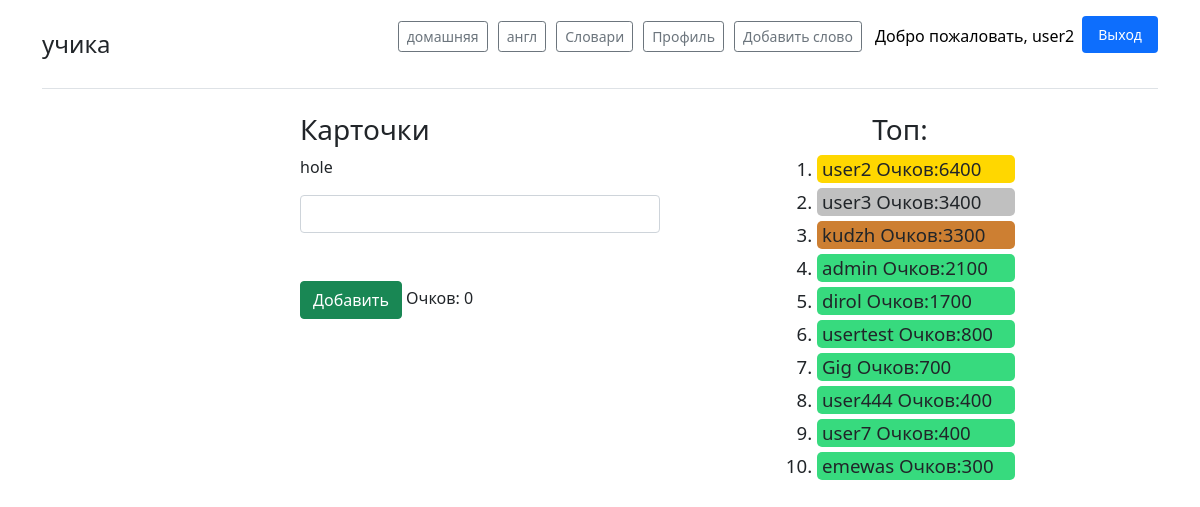
The app's page /english (signed in) with its own data.
### users/models.py (models this page shows)
class CustomUser(AbstractUser):
    words = models.ManyToManyField(KnownWords, blank=True)
    word_id = models.IntegerField('id текущего слова', default=-1)
    words_points = models.IntegerField('Очков в словах', default=0)
    words_points_record = models.IntegerField('Рекорд в очках', default=0)
    photo = models.ImageField(upload_to='photos', default='photos/base.jpg')
    dict_words = models.ManyToManyField(DictWord, blank=True)
    id_dict_words = models.ManyToManyField(DictWordId, blank=True)

class EnglishWord(models.Model):
    russian_word = models.CharField("Слово на русском", max_length=100)
    english_word = models.CharField("Слово на английском", max_length=100, unique=True)
    difficult = models.IntegerField("Сложность(1-10)",  default=1)

### users/views.py (the view)
# urls.py: path('english', views.english, name='english'),
def english(request):
    error = ''
    if request.user.is_authenticated:
        r = CustomUser.objects.get(id=request.user.id).word_id
        points = CustomUser.objects.get(id=request.user.id).words_points
        if r == -1:
            r = randint(0, len(EnglishWord.objects.all()) - 1)
            CustomUser.objects.filter(id=request.user.id).update(word_id=r)
    if request.method == 'POST':
        user_answer: str = request.POST['user_answer'].lower().strip().replace('ё', 'е')
        current_user: CustomUser = CustomUser.objects.get(id=request.user.id)
        print(request.POST['user_answer'], ' ', EnglishWord.objects.all()[r].russian_word)
        if user_answer in EnglishWord.objects.all()[r].russian_word.split():
            error = 'Верно'
            points += EnglishWord.objects.all()[r].difficult * 100
            change_known(EnglishWord.objects.all()[r].english_word, current_user, True)
            if points < 0:
                points = 0
            if CustomUser.objects.get(id=request.user.id).words_points_record < points:
                CustomUser.objects.filter(id=request.user.id).update(words_points_record=points)
            if request.user.is_authenticated:
                CustomUser.objects.filter(id=request.user.id).update(words_points=points)
        else:
            error = 'Неверно'
            points -= (10 - EnglishWord.objects.all()[r].difficult) * 100
            change_known(EnglishWord.objects.all()[r].english_word, current_user, False)
            if points < 0:
                points = 0
            if request.user.is_authenticated:
                CustomUser.objects.filter(id=request.user.id).update(words_points=points)
            else:
                points = 0
        r = randint(0, len(EnglishWord.objects.all()) - 1)
        CustomUser.objects.filter(id=request.user.id).update(word_id=r)
    else:
        points = CustomUser.objects.get(id=request.user.id).words_points
    words = EnglishWord.objects.all()[r]  # order_by по сложности можно
    top = CustomUser.objects.all().order_by('words_points_record')[::-1]
    context = {'title': 'Английский', 'error': error, 'words': words, 'points': points, 'top_users': top[3:10],
               'first': top[0], 'second': top[1], 'third': top[2]
               }
    return render(request, 'new_project/english.html', context)

### users/templates/new_project/english.html (shortened to what this page needs)
{% extends 'new_project/base.html' %}
{% block content %}
    {% if words %}
    <div class="card_body">
        <h3>Карточки</h3>
        <p>{{ words.english_word }}</p>
        <form method="post" >
            <input autofocus type="text" name="user_answer" class="form-control" size="120">
            <br><br>
            <button type="submit" class="btn btn-success" >Добавить</button>
            <label> Очков: {{ points }}</label>
        </form>
    </div>
    <div class="col-1-4-20m">
        <h3 align="center">Топ:</h3>
        {% if top_users %}
          <ol>
              <div><li class="gold element">{{first}} Очков:{{first.words_points_record}}</li></div>
              <div><li class="silver element">{{second}} Очков:{{second.words_points_record}}</li></div>
              <div><li class="bronze element">{{third}} Очков:{{third.words_points_record}}</li></div>
            {% for el in top_users %}
              <div><li class="green element">{{el.username}} Очков:{{el.words_points_record}}</li></div>
            {% endfor %}
          </ol>
          {% else %}
            <p>Нет пользователей</p>
          {% endif %}
    </div>
    {% else %}
        <p>Нет слов</p>
    {% endif %}
{% endblock %}

### users/templates/new_project/base.html (shortened to what this page needs)
<!DOCTYPE html>
<html lang="en">
{% load static %}
<head>
    <link rel="stylesheet" href="https://cdn.jsdelivr.net/npm/bootstrap@5.1.3/dist/css/bootstrap.min.css ">
    <link rel="stylesheet" href="{% static 'css/stylesheet.css' %}">
</head>
<body>
    <div class="container">
        <header class="d-flex flex-wrap justify-content-center py-3 mb-4 border-bottom">
      <a href="/" class="d-flex align-items-center mb-3 mb-md-0 me-md-auto text-dark text-decoration-none">
        <span class="fs-4 ml-10">учика</span>
      </a>
      <ul class="nav nav-pills ">
            <li><a href="{% url 'home' %}" class="btn btn-outline-secondary m5 btn-sm">домашняя</a></li>
            {% if request.user.is_authenticated %}
              <li><a href="{% url 'english' %}" type="button" class="btn btn-outline-secondary m5 btn-sm">англ</a></li>
              <li><a href="{% url 'dicts' %}" type="button" class="btn btn-outline-secondary m5 btn-sm">Словари</a></li>
              <li><a href="{% url 'profile' %}" type="button" class="btn btn-outline-secondary m5 btn-sm">Профиль</a></li>
            {% if request.user.is_staff %}
            <li><a  href="{% url 'create' %}" type="button" class="btn btn-outline-secondary  m5 btn-sm">Добавить слово</a></li>
            {%endif%}
            <p class="welcome px-2 link-secondary" >Добро пожаловать, {{user.username}}</p>
            <li><a href="{% url 'logout' %}" class="nav-link active btn-sm">Выход</a></li>
            {% else %}
            <li><a href="{% url 'login' %}" class="nav-link active btn-sm m5">Вход</a></li>
            <li><a href="{% url 'registration' %}" class="nav-link active btn-sm m5">Регистрация</a></li>
            {% endif %}
      </ul>
    </header>
    </div>
    <div class="">
        {% block content %}{% endblock %}
    </div>
</body>
</html>

### static/css/stylesheet.css (style rules this page uses)
.m5 { margin: 5px; }
html { min-width: 1000px; }
.card_body { float: left; align-items: center; width: 30%; margin: 0% 0% auto 25%; }
.container:after, .row:after { content: ""; display: table; clear: both; }
.col-1-4-20m { width: 20%; margin: 0% 10% auto 10%; float: left; }
.welcome { display: block; padding: 0.5rem 1rem; color: black; text-decoration: none; transition: color .15s ease-in-out,background-color .15s ease-in-out,border-color .15s ease-in-out; }
.element { font-size: 14pt; margin: 5px; padding-left: 5px; border-radius: 5px; }
.ml-10 { margin: 5px, 0, 0, 0; }
.green { background-color: #37DA7E; }
.silver { background-color: #c0c0c0; }
.gold { background-color: #ffd700; }
.bronze { background-color: #cd7f32; }

### records on screen
CustomUser: username "user2", words_points_record "6400"
EnglishWord: english_word "hole"
CustomUser: username "user3", words_points_record "3400"
CustomUser: username "kudzh", words_points_record "3300"
CustomUser: username "admin", words_points_record "2100"
CustomUser: username "dirol", words_points_record "1700"
CustomUser: username "usertest", words_points_record "800"
CustomUser: username "Gig", words_points_record "700"
CustomUser: username "user444", words_points_record "400"
CustomUser: username "user7", words_points_record "400"
CustomUser: username "emewas", words_points_record "300"

### other values on screen
{{ points }} "0"
